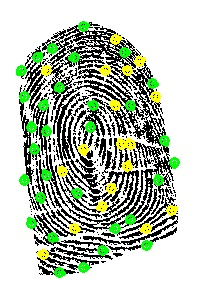
#> input picture minutiaenet-testing/with-preprocessing/minutiae_visualizations/1.jpg, 199 x 281 px
$ python -i fir.py   (imports and definitions only)
#> lines starting #> are read from the running program, lines starting #| are printed output that depends on the picture
"""
ISO/IEC 19794-4 Finger Image Record (FIR) generation.

FP-06 requires templates "in ISO/IEC standard FIR format". A FIR wraps the fingerprint
*image*, not minutiae — the record that used to be produced by export_iso_template was a
minutiae record, which is a different standard entirely (19794-2) and was not conformant
to that one either.

Uncompressed records are conformant, so no JPEG2000 dependency is needed here. The
compression-algorithm field is set accordingly and the pixel data follows the headers
verbatim.

Record layout implemented
-------------------------
General record header, 32 bytes:

    offset  size  field
    0       4     format identifier, b"FIR\\0"
    4       4     version, b"010\\0"
    8       4     total record length, uint32
    12      4     CBEFF product identifier
    16      2     capture device ID
    18      2     image acquisition level
    20      1     number of fingers
    21      1     scale units (1 = pixels/inch, 2 = pixels/cm)
    22      2     scan resolution, horizontal
    24      2     scan resolution, vertical
    26      2     image resolution, horizontal
    28      2     image resolution, vertical
    30      1     pixel depth, bits
    31      1     image compression algorithm (0 = uncompressed)

Note on editions: this implements the 32-byte general header of ISO/IEC 19794-4:2005.
The 2011 revision reorganises the header and adds fields. Confirm which edition the authority
expects before submission — the format identifier and version bytes are what a verifier
will check first, and they differ between editions.

Finger image header, 14 bytes, one per view:

    0       4     length of this finger data block, uint32
    4       1     finger position code
    5       1     count of views
    6       1     view number
    7       1     image quality
    8       1     impression type
    9       2     horizontal line length (width)
    11      2     vertical line length (height)
    13      1     reserved

Then width x height bytes of 8-bit grayscale.

All multi-byte integers are big-endian, per the standard.
"""

import struct

import cv2
import numpy as np

# ── Constants ────────────────────────────────────────────────────────────────
FORMAT_IDENTIFIER = b"FIR\x00"
VERSION           = b"010\x00"

GENERAL_HEADER_LEN = 32
FINGER_HEADER_LEN  = 14

SCALE_UNITS_PPI = 1
SCALE_UNITS_PPCM = 2

COMPRESSION_UNCOMPRESSED = 0

TARGET_DPI = 500

# At 500 dpi a fingerprint ridge period is about 9-12 pixels: ridges sit roughly
# 0.5 mm apart and 500 dpi is 19.7 px/mm. Normalisation resamples so the measured
# period lands here, which is what makes records from different phone cameras
# comparable.
TARGET_RIDGE_PERIOD_PX = 10.0
MIN_RIDGE_PERIOD_PX    = 3.0
MAX_RIDGE_PERIOD_PX    = 30.0

# ISO/IEC 19794-4 finger position codes.
FINGER_POSITIONS = {
    "unknown": 0,
    "right_thumb": 1, "right_index": 2, "right_middle": 3,
    "right_ring": 4, "right_little": 5,
    "left_thumb": 6, "left_index": 7, "left_middle": 8,
    "left_ring": 9, "left_little": 10,
}


class FIRError(ValueError):
    """Raised when a record cannot be encoded or decoded."""


# ══════════════════════════════════════════════════════════════════════════════
# 500 DPI NORMALISATION
# ══════════════════════════════════════════════════════════════════════════════

def estimate_ridge_period(image_gray):
    """
    Estimate ridge spacing in pixels from the image's radial frequency spectrum.

    Ridges are quasi-periodic, so their spacing shows up as an annulus in the 2D FFT
    magnitude. Collapsing that to a radial profile and taking the strongest bin inside
    a plausible band gives the dominant period.

    Returns None when no clear periodicity is present — a blank or badly out-of-focus
    frame — so callers can decline to resample rather than resample by a wild factor.
    """
    img = image_gray.astype(np.float32)
    if img.size == 0 or float(img.std()) < 1e-6:
        return None

    # Square, windowed crop keeps the radial profile isotropic and suppresses the
    # spectral cross that edge discontinuities would otherwise produce.
    n = min(img.shape[0], img.shape[1])
    if n < 32:
        return None
    y0 = (img.shape[0] - n) // 2
    x0 = (img.shape[1] - n) // 2
    patch = img[y0:y0 + n, x0:x0 + n]
    patch = patch - patch.mean()
    window = np.outer(np.hanning(n), np.hanning(n))
    spectrum = np.abs(np.fft.fftshift(np.fft.fft2(patch * window)))

    cy = cx = n // 2
    yy, xx = np.mgrid[0:n, 0:n]
    radius = np.sqrt((yy - cy) ** 2 + (xx - cx) ** 2).astype(np.int32)

    radial = np.bincount(radius.ravel(), weights=spectrum.ravel())
    counts = np.bincount(radius.ravel())
    radial = radial / np.maximum(counts, 1)

    lo = max(1, int(n / MAX_RIDGE_PERIOD_PX))
    hi = min(len(radial) - 1, int(n / MIN_RIDGE_PERIOD_PX))
    if hi <= lo:
        return None

    band = radial[lo:hi]
    if band.size == 0 or not np.isfinite(band).any():
        return None
    peak = int(np.argmax(band)) + lo
    if peak <= 0:
        return None
    return float(n) / peak


def normalize_to_500dpi(image, source_dpi=None):
    """
    Resample so the image is at 500 dpi equivalent.

    With source_dpi given the scale factor is exact. Without it the factor is derived
    from measured ridge spacing, which is what makes the output comparable across phone
    cameras whose sensor resolutions differ.

    Returns (image, info). If ridge frequency cannot be measured the image is passed
    through unchanged and info["method"] says so — silently resampling by a guessed
    factor would corrupt the record.
    """
    if image is None or image.size == 0:
        raise FIRError("cannot normalise an empty image")

    gray = cv2.cvtColor(image, cv2.COLOR_BGR2GRAY) if image.ndim == 3 else image

    if source_dpi:
        factor = float(TARGET_DPI) / float(source_dpi)
        method = "source_dpi"
        period = None
    else:
        period = estimate_ridge_period(gray)
        if period is None:
            return gray, {"method": "passthrough", "scale_factor": 1.0,
                          "ridge_period_px": None,
                          "note": "no measurable ridge frequency; not resampled"}
        factor = TARGET_RIDGE_PERIOD_PX / period
        method = "ridge_frequency"

    if not np.isfinite(factor) or factor <= 0:
        raise FIRError("computed a non-positive scale factor")

    # Clamp: a factor outside this range means the estimate is unreliable, and
    # resampling by it would do more harm than leaving the image alone.
    factor = float(np.clip(factor, 0.2, 5.0))

    h = max(1, int(round(gray.shape[0] * factor)))
    w = max(1, int(round(gray.shape[1] * factor)))
    interp = cv2.INTER_AREA if factor < 1.0 else cv2.INTER_CUBIC
    out = cv2.resize(gray, (w, h), interpolation=interp)

    return out, {"method": method, "scale_factor": factor,
                 "ridge_period_px": period,
                 "output_size": (w, h)}


# ══════════════════════════════════════════════════════════════════════════════
# ENCODE
# ══════════════════════════════════════════════════════════════════════════════

# [133 lines left out: functions encode_fir, decode_fir, not called in this run]

>>> import cv2
>>> picture = cv2.imread('../minutiaenet-testing/with-preprocessing/minutiae_visualizations/1.jpg')
#> picture is the input picture: shape (281, 199, 3); mean B, G, R 173.6, 191.3, 180.1
>>> result = normalize_to_500dpi(picture)
#> in normalize_to_500dpi, `gray = cv2.cvtColor(image, cv2.COLOR_BGR2GRAY) if image.ndim == 3 else..`:
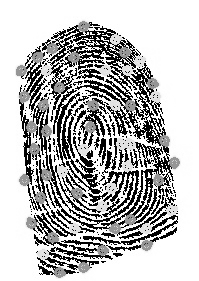
#> gray: shape (281, 199); min 0, max 255, mean 185.9
#> in estimate_ridge_period, `patch = img[y0:y0 + n, x0:x0 + n]`:
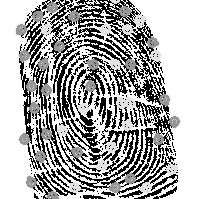
#> patch: shape (199, 199) float32; min 0, max 255, mean 169.6
#> in estimate_ridge_period, `spectrum = np.abs(np.fft.fftshift(np.fft.fft2(patch * window)))`:
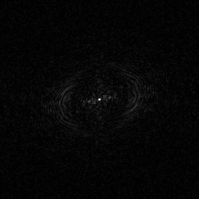
#> spectrum: shape (199, 199) float64; min 54.5, max 292942.7, mean 7003.6; drawn with min black and max white
#> in estimate_ridge_period, `radial = np.bincount(radius.ravel(), weights=spectrum.ravel())`: radial = 141 values, max 4074577.5 at index 36, min 3154.9 at index 140, mean 1967012.8
#> in estimate_ridge_period, `radial = radial / np.maximum(counts, 1)`: radial = 141 values, max 292942.7 at index 0, min 788.7 at index 140, mean 11299.4
#> in estimate_ridge_period, `hi = min(len(radial) - 1, int(n / MIN_RIDGE_PERIOD_PX))`: hi = 66
#> in estimate_ridge_period, `band = radial[lo:hi]`: band = 60 values, max 26342.8 at index 0, min 6044.2 at index 58, mean 11916.5
#> in estimate_ridge_period, `peak = int(np.argmax(band)) + lo`: peak = 6
#> in normalize_to_500dpi, `period = estimate_ridge_period(gray)`: period = 33.17
#> in normalize_to_500dpi, `factor = TARGET_RIDGE_PERIOD_PX / period`: factor = 0.302
#> in normalize_to_500dpi, `h = max(1, int(round(gray.shape[0] * factor)))`: h = 85
#> in normalize_to_500dpi, `w = max(1, int(round(gray.shape[1] * factor)))`: w = 60
#> in normalize_to_500dpi, `interp = cv2.INTER_AREA if factor < 1.0 else cv2.INTER_CUBIC`: interp = 3
#> in normalize_to_500dpi, `out = cv2.resize(gray, (w, h), interpolation=interp)`:
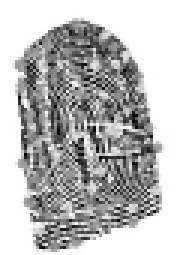
#> out: shape (85, 60) (shown 3 times larger); min 1, max 255, mean 185.9

$ run again, on minutiaenet-testing/with-preprocessing/minutiae_visualizations/10.jpg
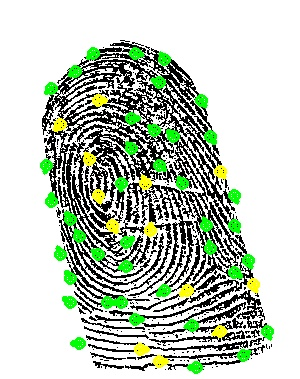
#> input picture minutiaenet-testing/with-preprocessing/minutiae_visualizations/10.jpg, 300 x 379 px
#> picture is the input picture: shape (379, 300, 3); mean B, G, R 187.2, 201.9, 190.8
#> in estimate_ridge_period, `spectrum = np.abs(np.fft.fftshift(np.fft.fft2(patch * window)))`:
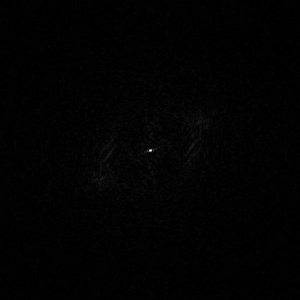
#> spectrum: shape (300, 300) float64; min 69.18, max 970180.8, mean 10278.4; drawn with min black and max white
#> in estimate_ridge_period, `radial = np.bincount(radius.ravel(), weights=spectrum.ravel())`: radial = 213 values, max 7975960.3 at index 43, min 3140.1 at index 212, mean 4342972.7
#> in estimate_ridge_period, `radial = radial / np.maximum(counts, 1)`: radial = 213 values, max 970180.8 at index 0, min 3140.1 at index 212, mean 19874.9
#> hi = 100
#> band = 90 values, max 28657.1 at index 1, min 9158.4 at index 89, mean 17513.1
#> peak = 11
#> period = 27.27
#> factor = 0.367
#> h = 139
#> w = 110
#> interp = 3
#> in normalize_to_500dpi, `out = cv2.resize(gray, (w, h), interpolation=interp)`:
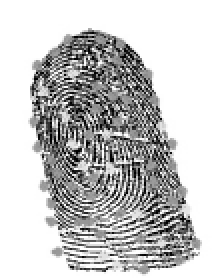
#> out: shape (139, 110) (shown 2 times larger); min 0, max 255, mean 196.9

$ run again, on minutiaenet-testing/with-preprocessing/minutiae_visualizations/2.jpg
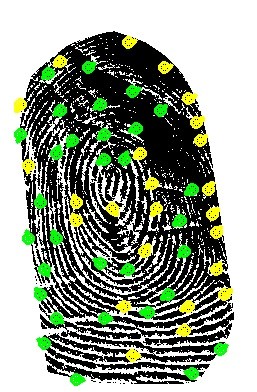
#> input picture minutiaenet-testing/with-preprocessing/minutiae_visualizations/2.jpg, 257 x 392 px
#> picture is the input picture: shape (392, 257, 3); mean B, G, R 140.2, 157, 147.4
#> in estimate_ridge_period, `spectrum = np.abs(np.fft.fftshift(np.fft.fft2(patch * window)))`:
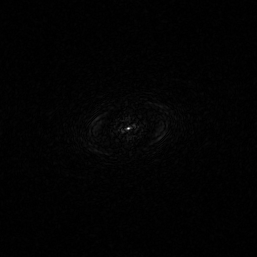
#> spectrum: shape (257, 257) float64; min 66.4, max 680460.5, mean 7963.9; drawn with min black and max white
#> in estimate_ridge_period, `radial = np.bincount(radius.ravel(), weights=spectrum.ravel())`: radial = 182 values, max 5079716.3 at index 33, min 8131.1 at index 181, mean 2890160.3
#> in estimate_ridge_period, `radial = radial / np.maximum(counts, 1)`: radial = 182 values, max 680460.5 at index 0, min 2032.8 at index 181, mean 16496.1
#> hi = 85
#> band = 77 values, max 37636.8 at index 1, min 6477.5 at index 76, mean 14955.4
#> peak = 9
#> period = 28.56
#> factor = 0.35
#> h = 137
#> w = 90
#> interp = 3
#> in normalize_to_500dpi, `out = cv2.resize(gray, (w, h), interpolation=interp)`:
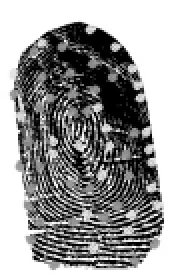
#> out: shape (137, 90) (shown 2 times larger); min 0, max 255, mean 152.2

$ run again, on minutiaenet-testing/with-preprocessing/minutiae_visualizations/3.jpg
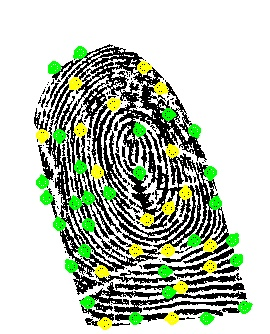
#> input picture minutiaenet-testing/with-preprocessing/minutiae_visualizations/3.jpg, 270 x 334 px
#> picture is the input picture: shape (334, 270, 3); mean B, G, R 182.2, 197.9, 188.5
#> in estimate_ridge_period, `spectrum = np.abs(np.fft.fftshift(np.fft.fft2(patch * window)))`:
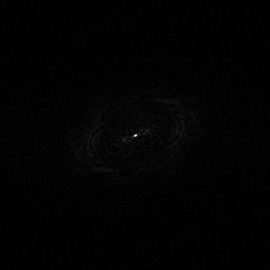
#> spectrum: shape (270, 270) float64; min 61.77, max 815094.7, mean 8895.7; drawn with min black and max white
#> in estimate_ridge_period, `radial = np.bincount(radius.ravel(), weights=spectrum.ravel())`: radial = 191 values, max 7226704.7 at index 41, min 19365.8 at index 190, mean 3395265.6
#> in estimate_ridge_period, `radial = radial / np.maximum(counts, 1)`: radial = 191 values, max 815094.7 at index 0, min 3873.2 at index 190, mean 18306.5
#> hi = 90
#> band = 81 values, max 36679.4 at index 0, min 6881 at index 79, mean 16383.3
#> peak = 9
#> period = 30
#> factor = 0.333
#> h = 111
#> w = 90
#> interp = 3
#> in normalize_to_500dpi, `out = cv2.resize(gray, (w, h), interpolation=interp)`:
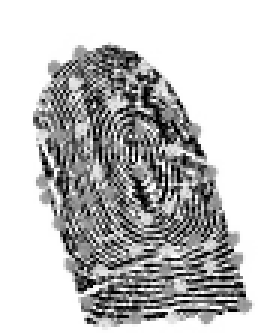
#> out: shape (111, 90) (shown 3 times larger); min 0, max 255, mean 193.3
